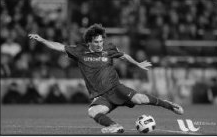
#> input picture messi5.jpg, 217 x 137 px
$ jupyter execute fft.ipynb
#> lines starting #> are read from the running program, lines starting #| are printed output that depends on the picture
# フーリエ変換で画像を計算する

## ユースケース：特定部位のエッジ検出する
* 周波数の特徴が画像で可視化される事でどの成分が多いいのか把握できる
* 特定部位にマスクを適応する事が容易になる
* 上記によって、エッジを検出する事が容易になる。

[cell 1]
import numpy as np
import cv2
from matplotlib import pyplot as plt

[cell 2]
img = cv2.imread('messi5.jpg',0)
#> img: shape (137, 217); min 0, max 249, mean 76.3
f = np.fft.fft2(img)
fshift = np.fft.fftshift(f)
magnitude_spectrum = 20*np.log(np.abs(fshift))
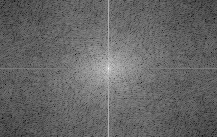
#> magnitude_spectrum: shape (137, 217) float64; min 35.85, max 292.7, mean 138.7; drawn with min black and max white

plt.subplot(121),plt.imshow(img, cmap = 'gray')
plt.title('Input Image'), plt.xticks([]), plt.yticks([])
plt.subplot(122),plt.imshow(magnitude_spectrum, cmap = 'gray')
plt.title('Magnitude Spectrum'), plt.xticks([]), plt.yticks([])
plt.show()
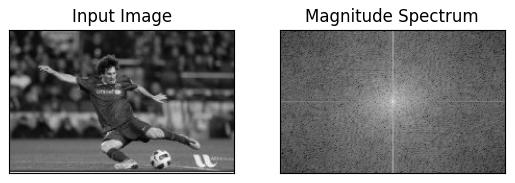
#> figure drawn by matplotlib, 2 panels

画像を右の画像の様な周波数領域画像に変換し、どのような成分をもつか確認

中心に白い領域が集中しているため底周波数領域が多いい画像

[cell 3]
rows, cols = img.shape
#> rows = 137; cols = 217
crow,ccol = rows//2 , cols//2
#> crow = 68; ccol = 108
fshift[crow-30:crow+30, ccol-30:ccol+30] = 0
f_ishift = np.fft.ifftshift(fshift)
img_back = np.fft.ifft2(f_ishift)
img_back = np.abs(img_back)
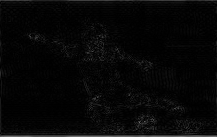
#> img_back: shape (137, 217) float64; min 0.00781, max 117.3, mean 7.3

plt.subplot(121),plt.imshow(img, cmap = 'gray')
plt.title('Input Image'), plt.xticks([]), plt.yticks([])
# plt.subplot(122),plt.imshow(img_back, cmap = 'gray')
# plt.title('Image after HPF'), plt.xticks([]), plt.yticks([])
plt.subplot(122),plt.imshow(img_back)
plt.title('Result in JET'), plt.xticks([]), plt.yticks([])
plt.show()
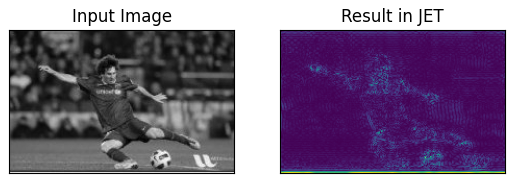
#> figure drawn by matplotlib, 2 panels

### フーリエ変換　処理ステップ

1. 周波数領域画に対して、ハイパスフィルターを適応

2. 底周波数成分を減退させ、高周波数成分は残すし、マスク処理を行い底周波数成分を除去

3. 画像を再構成するために、逆フーリエ変換

4. 利点はエッジが比較的綺麗に検出できる事

---

# Cannyエッジ検出

[cell 4]
import cv2
import numpy as np
from matplotlib import pyplot as plt

def canny(img, x, y):

#> called with img = './imori.jpg', x = 150, y = 200
    img_1 = cv2.imread(img,0)
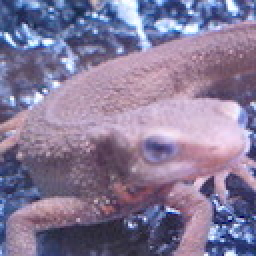
#> input picture imori.jpg, 128 x 128 px (shown 2 times larger)
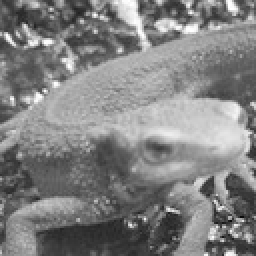
#> img_1: shape (128, 128) (shown 2 times larger); min 8, max 255, mean 129.1
# img_2 = cv2.imread("messi5.jpg",0)
    edges_1 = cv2.Canny(img_1, x , y)
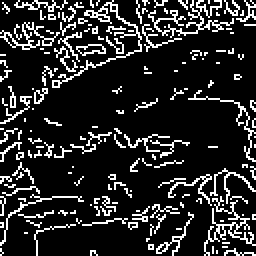
#> edges_1: shape (128, 128) (shown 2 times larger); 15.8% white in thin lines or dots
# edges_2 = cv2.Canny(img, 150, 200)
    plt.subplot(121),plt.imshow(img_1, cmap = 'gray')
    plt.title('Input Image'), plt.xticks([]), plt.yticks([])
    plt.subplot(122),plt.imshow(edges_1)
    plt.title('Result in JET'), plt.xticks([]), plt.yticks([])
    plt.show()

[cell 5]
canny("./imori.jpg", 150, 200)
canny("messi5.jpg", 150, 200)
#> call 2 of canny, with img = 'messi5.jpg', x = 150, y = 200
#> in canny (call 2), `edges_1 = cv2.Canny(img_1, x , y)`:
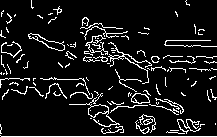
#> edges_1: shape (137, 217); 9.5% white in thin lines or dots
